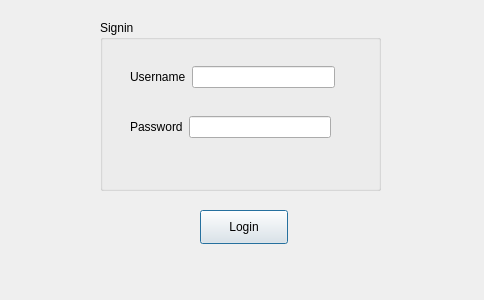
<?xml version="1.0" encoding="UTF-8"?>
<ui version="4.0">
 <class>login</class>
 <widget class="QDialog" name="login">
  <property name="geometry">
   <rect>
    <x>0</x>
    <y>0</y>
    <width>484</width>
    <height>300</height>
   </rect>
  </property>
  <property name="windowTitle">
   <string>Dialog</string>
  </property>
  <widget class="QPushButton" name="pushButton">
   <property name="geometry">
    <rect>
     <x>200</x>
     <y>210</y>
     <width>88</width>
     <height>34</height>
    </rect>
   </property>
   <property name="text">
    <string>Login</string>
   </property>
  </widget>
  <widget class="QGroupBox" name="groupBox">
   <property name="geometry">
    <rect>
     <x>100</x>
     <y>20</y>
     <width>281</width>
     <height>171</height>
    </rect>
   </property>
   <property name="title">
    <string>Signin</string>
   </property>
   <widget class="QWidget" name="">
    <property name="geometry">
     <rect>
      <x>30</x>
      <y>40</y>
      <width>205</width>
      <height>34</height>
     </rect>
    </property>
    <layout class="QHBoxLayout" name="horizontalLayout">
     <item>
      <widget class="QLabel" name="label">
       <property name="text">
        <string>Username</string>
       </property>
      </widget>
     </item>
     <item>
      <widget class="QLineEdit" name="lineEdit"/>
     </item>
    </layout>
   </widget>
   <widget class="QWidget" name="">
    <property name="geometry">
     <rect>
      <x>30</x>
      <y>90</y>
      <width>201</width>
      <height>34</height>
     </rect>
    </property>
    <layout class="QHBoxLayout" name="horizontalLayout_2">
     <item>
      <widget class="QLabel" name="label_2">
       <property name="text">
        <string>Password</string>
       </property>
      </widget>
     </item>
     <item>
      <widget class="QLineEdit" name="lineEdit_2"/>
     </item>
    </layout>
   </widget>
   <zorder>label</zorder>
   <zorder>label_2</zorder>
   <zorder>lineEdit</zorder>
   <zorder>lineEdit_2</zorder>
   <zorder>label_2</zorder>
   <zorder>lineEdit_2</zorder>
  </widget>
 </widget>
 <resources/>
 <connections/>
</ui>
